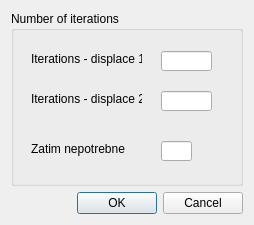
<?xml version="1.0" encoding="UTF-8"?>
<ui version="4.0">
 <class>Settings</class>
 <widget class="QDialog" name="Settings">
  <property name="geometry">
   <rect>
    <x>0</x>
    <y>0</y>
    <width>254</width>
    <height>225</height>
   </rect>
  </property>
  <property name="windowTitle">
   <string>Properties</string>
  </property>
  <layout class="QVBoxLayout" name="verticalLayout">
   <item>
    <widget class="QGroupBox" name="groupBox">
     <property name="title">
      <string>Number of iterations</string>
     </property>
     <widget class="QLabel" name="label">
      <property name="geometry">
       <rect>
        <x>20</x>
        <y>40</y>
        <width>111</width>
        <height>16</height>
       </rect>
      </property>
      <property name="text">
       <string>Iterations - displace 1</string>
      </property>
     </widget>
     <widget class="QLineEdit" name="lineEdit_IterDisplace1">
      <property name="geometry">
       <rect>
        <x>150</x>
        <y>40</y>
        <width>51</width>
        <height>20</height>
       </rect>
      </property>
     </widget>
     <widget class="QLabel" name="label_3">
      <property name="geometry">
       <rect>
        <x>20</x>
        <y>80</y>
        <width>111</width>
        <height>16</height>
       </rect>
      </property>
      <property name="text">
       <string>Iterations - displace 2</string>
      </property>
     </widget>
     <widget class="QLineEdit" name="lineEdit_IterDisplace2">
      <property name="geometry">
       <rect>
        <x>150</x>
        <y>80</y>
        <width>51</width>
        <height>20</height>
       </rect>
      </property>
     </widget>
     <widget class="QLabel" name="label_5">
      <property name="geometry">
       <rect>
        <x>20</x>
        <y>130</y>
        <width>111</width>
        <height>16</height>
       </rect>
      </property>
      <property name="text">
       <string>Zatim nepotrebne</string>
      </property>
     </widget>
     <widget class="QLineEdit" name="lineEdit_3">
      <property name="geometry">
       <rect>
        <x>150</x>
        <y>130</y>
        <width>31</width>
        <height>20</height>
       </rect>
      </property>
     </widget>
    </widget>
   </item>
   <item>
    <widget class="QDialogButtonBox" name="buttonBox">
     <property name="orientation">
      <enum>Qt::Horizontal</enum>
     </property>
     <property name="standardButtons">
      <set>QDialogButtonBox::Cancel|QDialogButtonBox::Ok</set>
     </property>
    </widget>
   </item>
  </layout>
 </widget>
 <resources/>
 <connections>
  <connection>
   <sender>buttonBox</sender>
   <signal>accepted()</signal>
   <receiver>Settings</receiver>
   <slot>accept()</slot>
   <hints>
    <hint type="sourcelabel">
     <x>248</x>
     <y>254</y>
    </hint>
    <hint type="destinationlabel">
     <x>157</x>
     <y>274</y>
    </hint>
   </hints>
  </connection>
  <connection>
   <sender>buttonBox</sender>
   <signal>rejected()</signal>
   <receiver>Settings</receiver>
   <slot>reject()</slot>
   <hints>
    <hint type="sourcelabel">
     <x>316</x>
     <y>260</y>
    </hint>
    <hint type="destinationlabel">
     <x>286</x>
     <y>274</y>
    </hint>
   </hints>
  </connection>
 </connections>
</ui>
